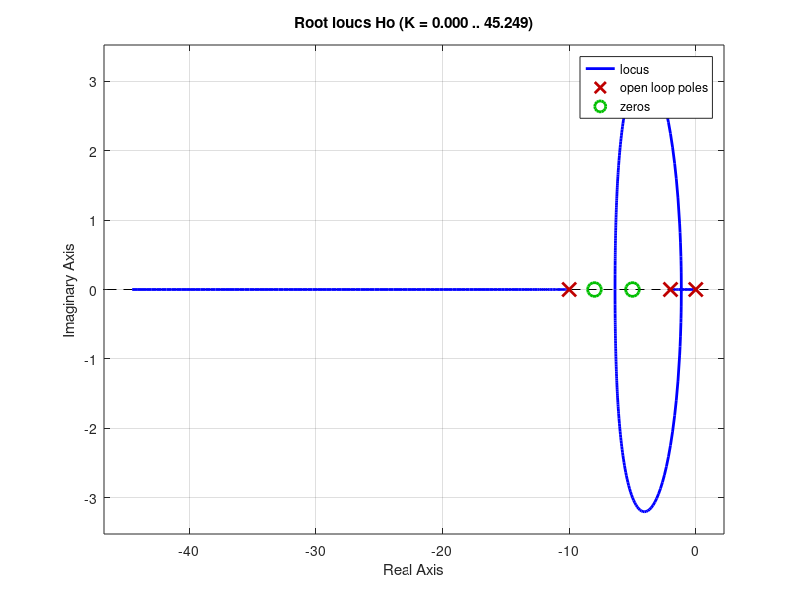
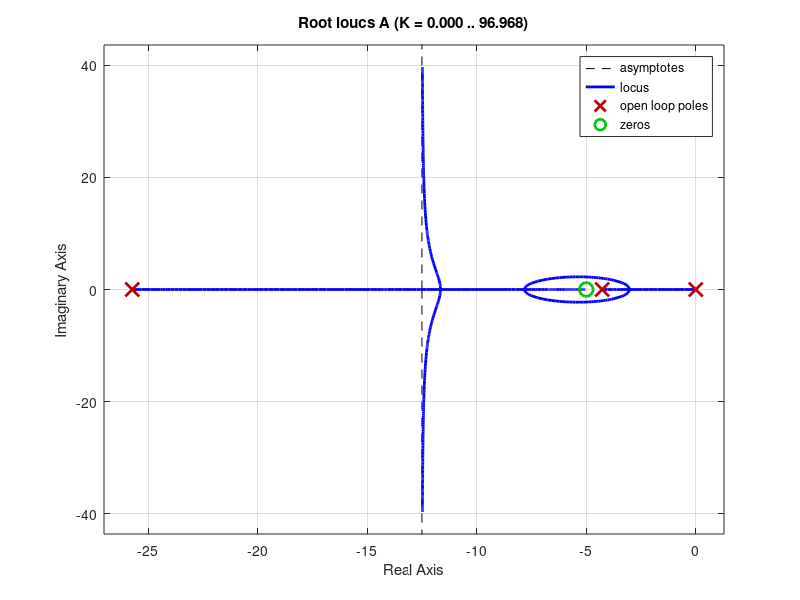

MATLAB code for these plots, in order: (Note: this script raises an error after producing the figures.)
clc;
close all;
clear;

s = tf('s');

z1 = -5;
p1 = -2;
p2 = -10;

Hp = (s-z1) / ( (s-p1) * (s-p2) );

k = 1;
a = 8;
b = 0;
Gc = k * (s + a) / (s + b);

Ho = Gc * Hp;

% figure;
% rlocus(Hp);

figure;
rlocus(Ho);

k = 18;
A = (k*(s-z1)) / (s^3 + (k-p1-p2)*s^2 + (p1*p2-z1*k)*s);
figure;
rlocus(A);

zeros = roots(k*[1 -z1])

poles = roots([1 (k-p1-p2) (p1*p2-z1*k) 0])

sigma_a = ( sum(poles) - sum(zeros) ) / ( length(poles) - length(zeros) )

syms x real;
f1 = k*x - z1*k;
f2 = x^3 + (k-p1-p2)*x^2 + (p1*p2-z1*k)*x;
f = simplify( diff(f1, x)*f2 - f1*diff(f2, x) );
s_i = roots( sym2poly(f)  )

